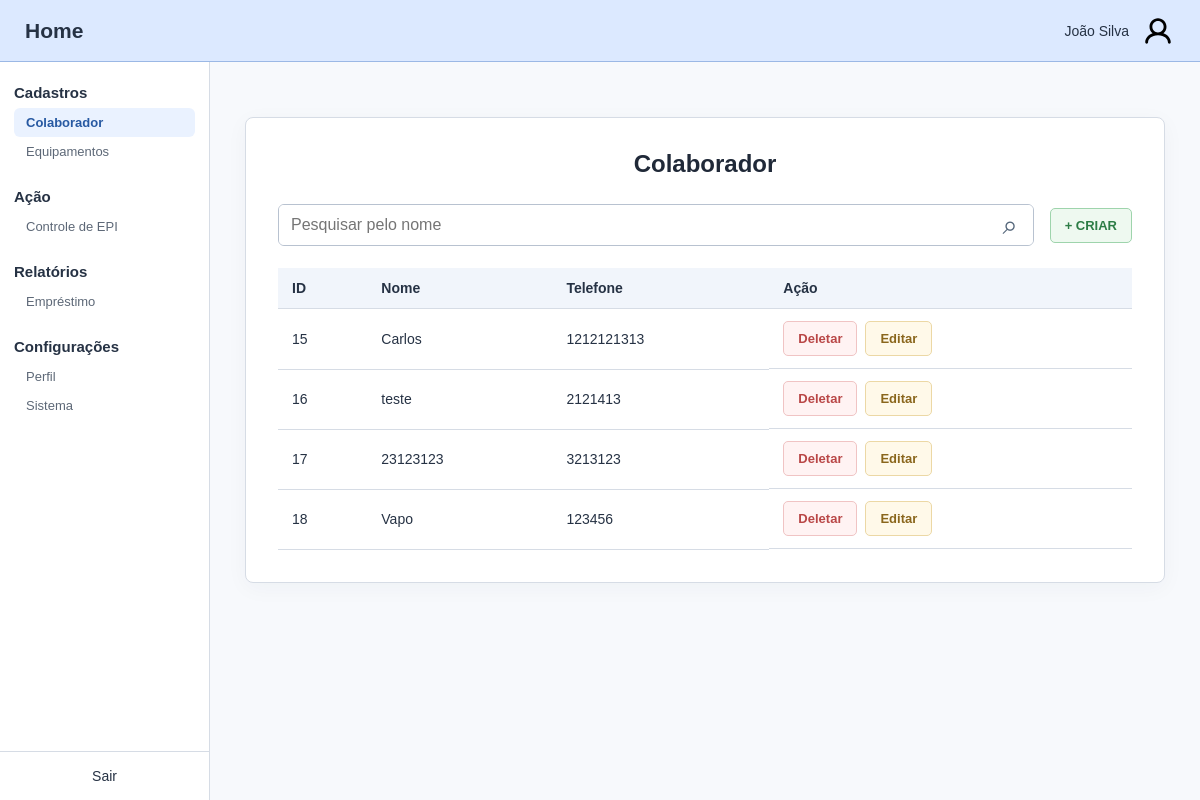
The page /colaborators on the database its author committed.
### nucleo/models.py (models this page shows, shortened)
class Colaborador(models.Model):
    nome = models.CharField(max_length=30, null=False, blank=False)
    telefone = models.CharField(max_length=30)

### nucleo/views.py (the view)
# urls.py: 2. Add a URL to urlpatterns:  path('', views.home, name='home')
def home(req):
    pesquisa = req.GET.get('pesquisa', '').strip()
    colaboradores = Colaborador.objects.all()
    if pesquisa:
        colaboradores = colaboradores.filter(nome__icontains=pesquisa)
    return render(req, 'nucleo/index.html', {
        'colaboradores': colaboradores,
        'pesquisa': pesquisa,
    })

### nucleo/templates/nucleo/index.html (shortened to what this page needs)
{% extends 'nucleo/base.html' %}
{% block content %}
<section class="content-card">
    <h1>Colaborador</h1>
    <div class="toolbar">
        <form class="search-form" method="get" action="{% url 'nucleo-inicial' %}">
            <input type="search" name="pesquisa" value="{{ pesquisa }}" placeholder="Pesquisar pelo nome" aria-label="Pesquisar pelo nome">
            <button class="search-button" type="submit" aria-label="Pesquisar">⌕</button>
        </form>
        <a class="button button-create" href="{% url 'nucleo-criar' %}">+ CRIAR</a>
    </div>
    <div class="table-scroll">
        <table class="collaborator-table">
            <thead><tr><th>ID</th><th>Nome</th><th>Telefone</th><th>Ação</th></tr></thead>
            <tbody>
                {% for colaborador in colaboradores %}
                <tr>
                    <td>{{ colaborador.id }}</td>
                    <td>{{ colaborador.nome }}</td>
                    <td>{{ colaborador.telefone|default:"—" }}</td>
                    <td class="table-actions"><a class="button button-delete" href="{% url 'nucleo-excluir' colaborador.id %}">Deletar</a><a class="button button-edit" href="{% url 'nucleo-editar' colaborador.id %}">Editar</a></td>
                </tr>
                {% empty %}
                <tr><td colspan="4" class="empty-state">Nenhum colaborador encontrado.</td></tr>
                {% endfor %}
            </tbody>
        </table>
    </div>
</section>
{% endblock %}

### nucleo/static/css/style.css (style rules this page uses)
:root { --blue: #dce9ff; --blue-border: #9bb8e5; --text: #263244; --border: #d6dce5; --background: #f7f9fc; --green: #3e9158; --red: #b94747; }
* { box-sizing: border-box; }
body { margin: 0; font-family: Arial, sans-serif; color: var(--text); background: var(--background); }
a { color: inherit; text-decoration: none; }
button, input { font: inherit; }
.content-card { width: 100%; max-width: 920px; padding: 32px; background: #fff; border: 1px solid var(--border); border-radius: 8px; box-shadow: 0 5px 22px #25334b0a; }
.content-card h1 { margin: 0 0 26px; font-size: 24px; text-align: center; color: #202938; }
.toolbar { display: flex; gap: 16px; margin-bottom: 22px; align-items: center; }
.search-form { flex: 1; display: flex; min-width: 0; border: 1px solid #b8c2d0; border-radius: 6px; overflow: hidden; }
.search-form input { width: 100%; min-width: 0; padding: 11px 12px; border: 0; outline: 0; }
.search-button { border: 0; background: #fff; padding: 0 15px; cursor: pointer; font-size: 27px; color: #536579; }
.button { display: inline-flex; align-items: center; justify-content: center; padding: 9px 14px; border-radius: 5px; border: 1px solid transparent; cursor: pointer; font-size: 13px; font-weight: bold; white-space: nowrap; }
.button-create { background: #eef9f0; color: #2d7d46; border-color: #9ed4ac; }
.table-scroll { overflow-x: auto; }
.collaborator-table { width: 100%; border-collapse: collapse; font-size: 14px; }
.collaborator-table th { background: #f1f5fb; text-align: left; }
.collaborator-table th, .collaborator-table td { padding: 12px 14px; border-bottom: 1px solid var(--border); }
.table-actions { display: flex; gap: 8px; }
.button-delete { color: var(--red); background: #fff3f3; border-color: #f0c4c4; }
.button-edit { color: #8a661c; background: #fff9e9; border-color: #ecd8a5; }

### rows shown on the page
Colaborador: id "15", nome "Carlos", telefone "1212121313"
Colaborador: id "16", nome "teste", telefone "2121413"
Colaborador: id "17", nome "23123123", telefone "3213123"
Colaborador: id "18", nome "Vapo", telefone "123456"
